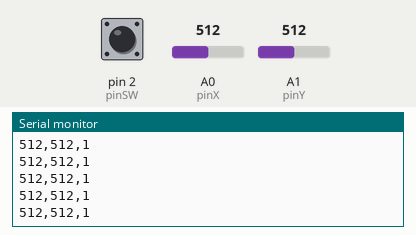
The sketch below on a simulated Arduino Uno, built with avr-gcc and run on an emulated ATmega328P. On the bench: the last lines printed to the serial monitor. The test bench sets the inputs (shaded band); at power-on: A0 (pinX) = 512, A1 (pinY) = 512, pin 2 (pinSW) HIGH.

Above: at 1.2 s.
1.3 s: A0 (pinX) set to 716
At 1.31 s:
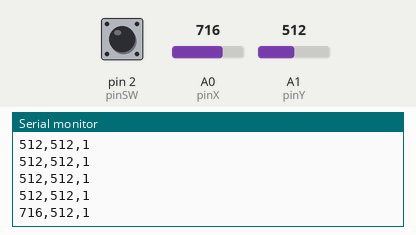
2.8 s: A1 (pinY) set to 716
At 2.82 s:
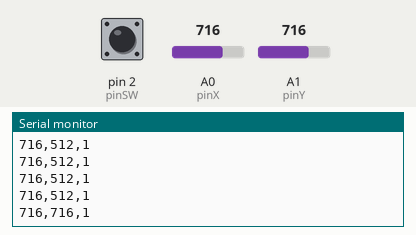
4.3 s: pin 2 (pinSW) pulled LOW for 0.15 s
At 4.33 s:
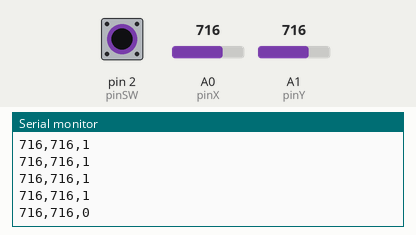
5.9 s: A0 (pinX) set to 900
At 5.94 s:
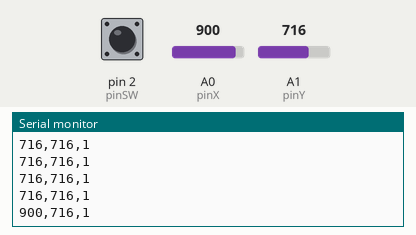
7.4 s: pin 2 (pinSW) pulled LOW for 1 s
At 7.45 s:
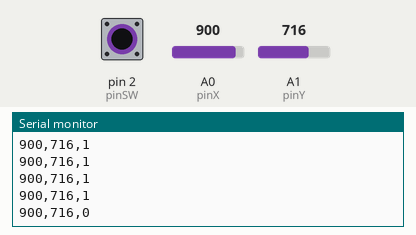
9.9 s: A1 (pinY) set to 0
At 9.97 s:
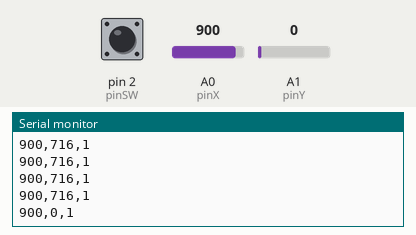
Timing chart, 0 to 12.9 s (numbered marks = the images above; inputs shaded):
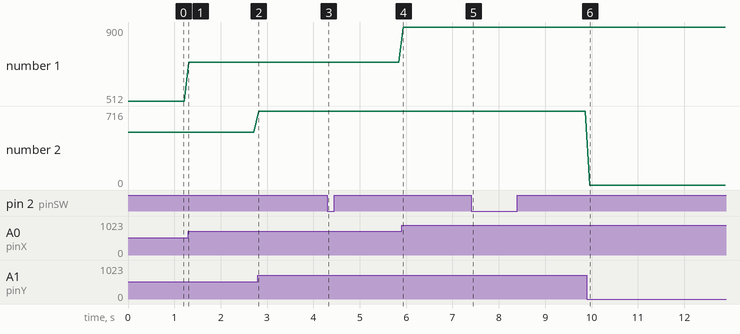

The sketch:

CodeJoystick.ino
```cpp
const int pinX = A0;
const int pinY = A1;
const int pinSW = 2;  // пин кнопки

void setup() {
  Serial.begin(9600);
  pinMode(pinSW, INPUT_PULLUP); // кнопка с подтяжкой
}

void loop() {
  int x = analogRead(pinX);
  int y = analogRead(pinY);
  int button = digitalRead(pinSW); // 0 = нажата, 1 = не нажата

  Serial.print(x);
  Serial.print(",");
  Serial.print(y);
  Serial.print(",");
  Serial.println(button);

  delay(100);
}
```

Measured:
- after the input at 1.3 s, the serial monitor: prints a new line at once (image 1)
- after the input at 2.8 s, the serial monitor: prints a new line at once (image 2)
- after the input at 4.3 s, the serial monitor: prints a new line at once (image 3)
- after the input at 5.9 s, the serial monitor: prints a new line at once (image 4)
- after the input at 7.4 s, the serial monitor: prints a new line after 0.05 s (image 5)
- after the input at 9.9 s, the serial monitor: prints a new line after 0.06 s (image 6)
- plotted number 1: 512 → 716 after the input at 1.3 s, 716 → 900 after the input at 5.9 s
